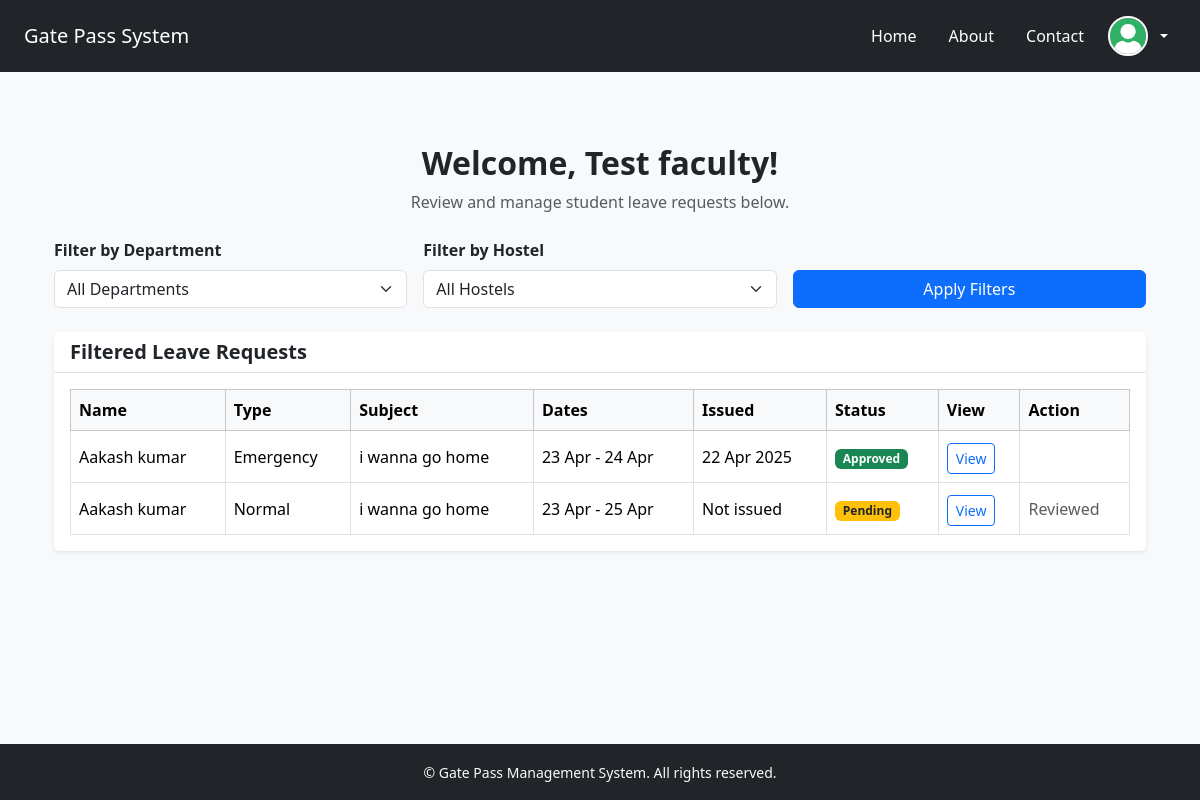
/faculty/faculty_dashboard (signed in), run on the app's committed database.
### app/models.py (models this page shows)
class User(db.Model, UserMixin):
    id = db.Column(db.Integer, primary_key=True)
    username = db.Column(db.String(50), unique=True, nullable=False)
    email = db.Column(db.String(100), unique=True, nullable=False)
    password = db.Column(db.String(100), nullable=False)
    name = db.Column(db.String(100), nullable=False)
    dob = db.Column(db.Date)
    mobile = db.Column(db.String(15))
    usertype = db.Column(db.String(255))
    photo = db.Column(db.String(255))
    student_profile = db.relationship('Student', backref='user', uselist=False)
    faculty_profile = db.relationship('Faculty', backref='user', uselist=False)

class LeaveRequest(db.Model):
    id = db.Column(db.Integer, primary_key=True)
    student_id = db.Column(db.Integer, db.ForeignKey('student.id'), nullable=False)
    type = db.Column(db.String(50))  # e.g. Medical, Personal, etc.
    subject = db.Column(db.String(100))
    description = db.Column(db.Text)
    starting_date = db.Column(db.Date)
    ending_date = db.Column(db.Date)
    issue_date = db.Column(db.DateTime)
    parents_number = db.Column(db.String(15))
    parents_name = db.Column(db.String(100))
    approvedby_teacher = db.Column(db.String(100))
    approvedby_hod = db.Column(db.String(100))
    approvedby_warden = db.Column(db.String(100))
    final_status = db.Column(db.String(50))  # e.g. Pending, Approved, Rejected

### app/routes/faculty_routes.py (the view)
@faculty_bp.route('/faculty_dashboard')
@login_required
def faculty_dashboard():
    department_filter = request.args.get('department')
    hostel_filter = request.args.get('hostel')
    query = LeaveRequest.query.join(Student).join(User)
    if department_filter:
        query = query.filter(Student.branch == department_filter)
    if hostel_filter:
        query = query.filter(Student.hostel == hostel_filter)
    leave_requests = query.order_by(LeaveRequest.id.desc()).all()
    departments = [s.branch for s in Student.query.distinct(Student.branch)]
    hostels = [s.hostel for s in Student.query.distinct(Student.hostel)]
    return render_template(
        'dashboard/faculty_dashboard.html',
        leave_requests=leave_requests,
        departments=departments,
        hostels=hostels,
        selected_department=department_filter,
        selected_hostel=hostel_filter
    )

### app/__init__.py (called while the page is built)
@login_manager.user_loader
def load_user(user_id):
    return User.query.get(int(user_id))

### app/templates/dashboard/faculty_dashboard.html (shortened to what this page needs)
{% extends "base.html" %}
{% block content %}
<div class="container py-5">
  <div class="text-center mb-4">
    <h2 class="fw-bold">Welcome, {{ current_user.name }}!</h2>
    <p class="text-muted">Review and manage student leave requests below.</p>
  </div>
  <form method="GET" action="{{ url_for('faculty.faculty_dashboard') }}" class="row g-3 mb-4">
    <div class="col-md-4">
      <label for="department" class="form-label fw-semibold">Filter by Department</label>
      <select name="department" class="form-select" id="department">
        <option value="">All Departments</option>
      </select>
    </div>
    <div class="col-md-4">
      <label for="hostel" class="form-label fw-semibold">Filter by Hostel</label>
      <select name="hostel" class="form-select" id="hostel">
        <option value="">All Hostels</option>
      </select>
    </div>
    <div class="col-md-4 d-flex align-items-end">
      <button type="submit" class="btn btn-primary w-100">Apply Filters</button>
    </div>
  </form>
  {% if leave_requests %}
  <div class="card shadow-sm border-0">
    <div class="card-header bg-white border-bottom">
      <h5 class="mb-0 fw-semibold">Filtered Leave Requests</h5>
    </div>
    <div class="card-body p-3">
      <div class="table-responsive">
        <table class="table table-bordered table-hover align-middle mb-0">
          <thead class="table-light">
            <tr>
              <th>Name</th>
              <th>Type</th>
              <th>Subject</th>
              <th>Dates</th>
              <th>Issued</th>
              <th>Status</th>
              <th>View</th>
              <th>Action</th>
            </tr>
          </thead>
          <tbody>
            {% for request in leave_requests %}
            <tr>
              <td>{{ request.student.user.name }}</td>
              <td>{{ request.type|capitalize }}</td>
              <td>{{ request.subject }}</td>
              <td>{{ request.starting_date.strftime('%d %b') }} - {{ request.ending_date.strftime('%d %b') }}</td>
              <td>{{ request.issue_date.strftime('%d %b %Y') if request.issue_date else 'Not issued' }}</td>
              <td>
                {% if request.final_status == 'Pending' %}
                  <span class="badge bg-warning text-dark">Pending</span>
                {% elif request.final_status == 'Approved' %}
                  <span class="badge bg-success">Approved</span>
                {% elif request.final_status == 'Rejected' %}
                  <span class="badge bg-danger">Rejected</span>
                {% endif %}
              </td>
              <td>
                <a href="{{ url_for('faculty.view_student', leave_id=request.id) }}" class="btn btn-outline-primary btn-sm mt-1">View</a>
              </td>
              <td>
                {% if request.final_status == 'Pending' %}
                  {% if (request.approvedby_hod == "Pending" and current_user.faculty_profile.role == 'hod') or
                        (request.approvedby_warden == "Pending" and current_user.faculty_profile.role == 'warden') or
                        (request.approvedby_teacher == "Pending" and current_user.faculty_profile.role == 'teacher') %}
                    <form method="POST" action="{{ url_for('faculty.approve_leave', leave_id=request.id) }}" style="display:inline;">
                      <button type="submit" class="btn btn-success btn-sm">Approve</button>
                    </form>
                    <form method="POST" action="{{ url_for('faculty.reject_leave', leave_id=request.id) }}" style="display:inline;">
                      <button type="submit" class="btn btn-danger btn-sm">Reject</button>
                    </form>
                  {% else %}
                    <span class="text-muted">Reviewed</span>
                  {% endif %}
                {% endif %}
              </td>
            </tr>
            {% endfor %}
          </tbody>
        </table>
      </div>
    </div>
  </div>
  {% else %}
    <p class="text-muted text-center">No leave requests found for the selected filters.</p>
  {% endif %}
</div>
{% endblock %}

### data on the page
User: name "Test faculty"
LeaveRequest: student.user.name "Aakash kumar", type "Emergency", subject "i wanna go home", starting_date "23 Apr", ending_date "24 Apr", issue_date "22 Apr 2025", final_status "Approved"
LeaveRequest: student.user.name "Aakash kumar", type "Normal", subject "i wanna go home", starting_date "23 Apr", ending_date "25 Apr", issue_date "Not issued", final_status "Pending"
